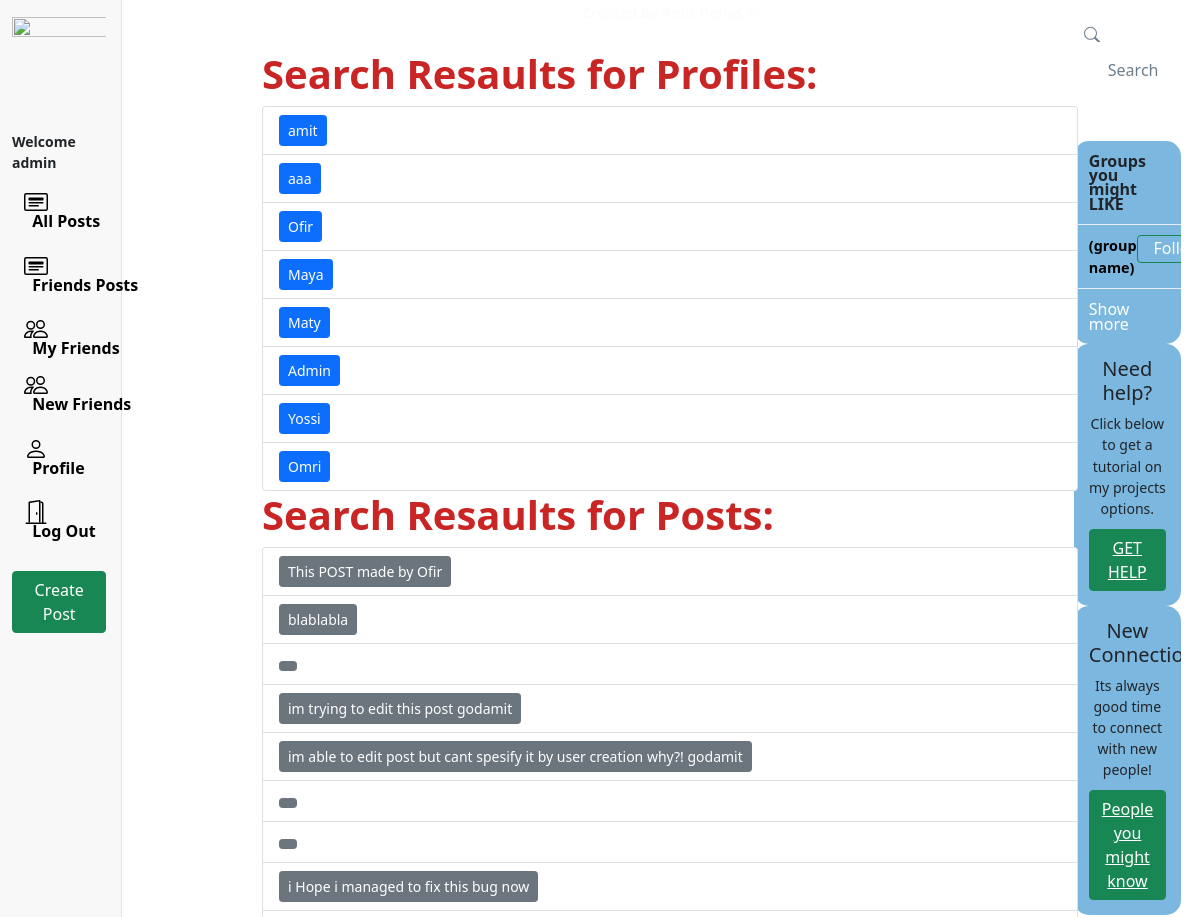
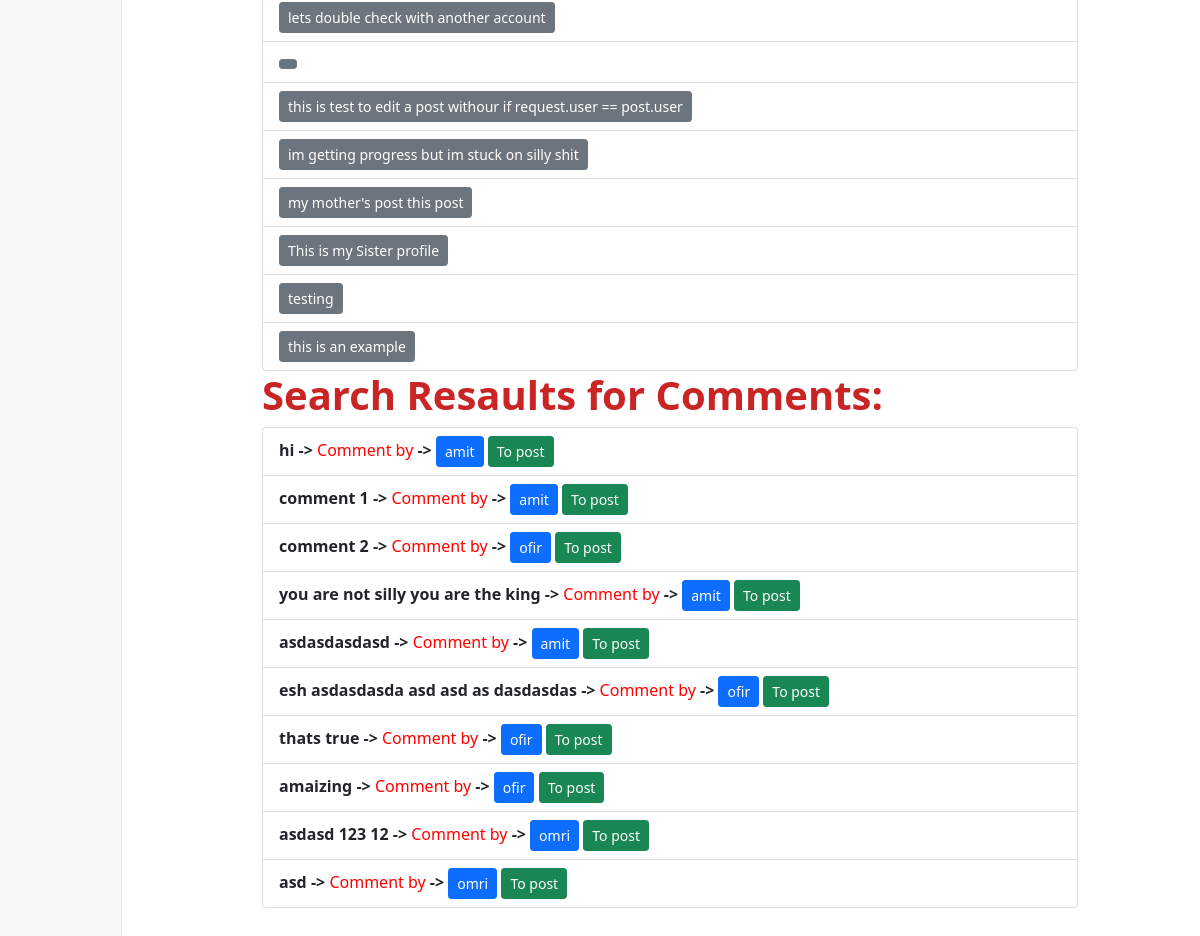
The app's page /search/ (signed in) with its own data (2 pictures, top to bottom).
### socialmedia/models.py (models this page shows, shortened)
class Profile(models.Model):
    user = models.OneToOneField(User, on_delete=models.CASCADE, related_name = 'profile_user')
    friends = models.ManyToManyField(User, related_name= 'friends')
    first_name = models.CharField(max_length= 100)
    last_name = models.CharField(max_length= 100)
    city = models.CharField(max_length= 200)
    dob = models.DateField()
    imageUrl = models.CharField(max_length= 3000, blank= True, null= True, default='https://www.adobe.com/express/create/media_127540366421d3d5bfcaf8202527ca7d37741fd5d.jpeg?width=400&format=jpeg&optimize=medium')
    coverUrl = models.CharField(max_length= 3000, blank= True, null= True, default='https://timelinecovers.pro/facebook-cover/download/morning-road-facebook-cover.jpg')
    relationship = models.BooleanField()

class Post(models.Model):
    user = models.ForeignKey(Profile, on_delete= models.CASCADE, related_name= 'user2')
    group = models.ForeignKey(Group, on_delete=models.CASCADE, null=True, blank=True, related_name= 'group')
    body = models.TextField()
    imageUrl = models.CharField(max_length=800, blank=True, null=True)
    likes = models.ManyToManyField(Profile)
    created = models.DateTimeField(auto_now_add= True)

class Comment(models.Model):
    user = models.ForeignKey(User, on_delete= models.CASCADE)
    post = models.ForeignKey(Post, on_delete= models.CASCADE)
    body = models.TextField()
    created = models.DateTimeField(auto_now_add= True)

### socialmedia/views.py (the view)
# urls.py: path('search/', views.search, name='search')
@login_required(login_url='login')
def search(request):
    q = request.GET.get('q') if request.GET.get('q') != None else ''
    profiles = Profile.objects.filter(
        Q(first_name__icontains=q) |
        Q(last_name__icontains=q)
    )
    posts = Post.objects.filter(
        Q(body__icontains=q)
    )
    comments = Comment.objects.filter(
        Q(body__icontains=q)
    )
    return render(request, 'socialmedia/search.html', {"profiles": profiles, "posts": posts, "comments": comments})

### socialmedia/templates/socialmedia/search.html
{% extends 'main.html'%}
{% block content %}
    <div class="contentcenter" style="margin-top: 50px;">
        <div class="container">
            <h1 style="font-weight: bold;color: rgb(201, 37, 37);">Search Resaults for Profiles:</h1>
            <ul class="list-group">
                {% for profile in profiles %}
                    <li class="list-group-item">
                        <a href="{% url 'profile_username' profile.user.username %}" class="btn btn-sm btn-primary">{{profile.first_name}}</a>
                    </li>
                {% endfor %}
            </ul>
        </div>
        <div class="container">
            <h1 style="font-weight: bold;color: rgb(201, 37, 37);">Search Resaults for Posts:</h1>
            <ul class="list-group">
                {% for post in posts %}
                    <li class="list-group-item">
                        <a href="{% url 'post_spesific' post.id %}" class="btn btn-sm btn-secondary">{{post.body}}</a>
                    </li>
                {% endfor %}
            </ul>
        </div>
        <div class="container" style="margin-bottom: 100px">
            <h1 style="font-weight: bold;color: rgb(201, 37, 37);">Search Resaults for Comments:</h1>
            <ul class="list-group">
                {% for comment in comments %}
                    <li class="list-group-item">
                        <span style="font-weight: bold">{{comment.body}}</span>
                         <span style="font-weight: bold"> -> </span>
                         <span style="color: red">Comment by</span>
                         <span style="font-weight: bold"> -> </span>
                         <a href="{% url 'profile_username' comment.user.username %}" class="btn btn-sm btn-primary">{{comment.user.username}}</a>
                         <a href="{% url 'post_spesific' comment.post.id %}" class="btn btn-sm btn-success">To post</a>
                    </li>
                {% endfor %}
            </ul>
        </div>
    </div>
    <div style="text-align: center;">
        <small style="color: rgb(252, 252, 252);font-weight: bold">Created By Amit Dehas ©</small>
    </div>
{% endblock %}

### templates/nav.html (shortened to what this page needs)
<div class="sidenav">
    <a href="{% url 'home' %}" class="navbar-brand">
        <img src="https://cdn.pixabay.com/photo/2016/01/19/07/35/social-1148031_960_720.png" height="31px" width="250px">
    </a>
    <div style="height: 100%;">
        <div>
            <div>
                <ul>
                    {% if request.user.is_authenticated %}
                        <span class="navbar-nav">
                            <small style="font-weight: bold;">Welcome {{user.username}}</small>
                        </span>
                        <li class="nav-item" id="all_posts">
                            <a href="{% url 'feed' %}" class="nav-link">
                                <div>
                                    &nbsp;&nbsp;All Posts
                                </div>
                            </a>
                        </li>
                        <li class="nav-item" id="all_posts">
                            <a href="{% url 'friendsposts' %}" class="nav-link">
                                <div>
                                    &nbsp;&nbsp;Friends Posts
                                </div>
                            </a>
                        </li>
                        <li class="nav-item" id="following">
                            <a href="{% url 'nav_following' %}" class="nav-link">
                                <div>
                                    &nbsp;&nbsp;My Friends
                                </div>
                            </a>
                        </li>
                        <a href="{% url 'new_followers' %}" class="nav-link">
                            <div>
                                &nbsp;&nbsp;New Friends
                            </div>
                        </a>
                        <li class="nav-item" id="profile_username">
                            <a href="{% url 'profile_username' request.user.username %}" class="nav-link">
                                <div>
                                    &nbsp;&nbsp;Profile
                                </div>
                            </a>
                        </li>
                        <li class="nav-item" id="logout">
                            <a href="{% url 'logout' %}" class="nav-link">
                                <div>
                                    &nbsp;&nbsp;Log Out
                                </div>
                            </a>
                        </li>
                        <br>
                        <a href="{% url 'new_post' request.user.username %}" class="btn btn-success new-post-btn">Create Post</a>
                    {% endif %}
                </ul>
            </div>
        </div>
    </div>
</div>

### templates/main.html (style rules this page uses)
body { background-image: url('https://marmotamaps.com/de/fx/wallpaper/download/faszinationen/Marmotamaps_Wallpaper_Berchtesgaden_Desktop_1920x1080.jpg'); background-position: center;background-size: 100%;background-attachment: fixed; background-repeat: no-repeat; text-align: center; display: flex; min-height: 100%; font-family: system-ui, sans-serif; }
.contentcenter { position: fixed; left: 250px; height: 100%; width: 70%; overflow: scroll; overflow-x: hidden; }

### templates/nav.html (style rules this page uses)
.sidenav { height: 100%; width: 10.2%; position: fixed; top: 0; left: 0; padding: 15px; list-style: none; border-right: .5px solid rgba(219, 217, 217, 0.61); z-index: 100; padding-left: 1%; background-color: rgba(219, 217, 217, 0.178); }
.sidenav ul { list-style: none; padding-left: 0px; margin-top: 3vh; }
.sidenav li { margin-top: 7px; }
.sidenav .nav-link { color: #000000; line-height: .7em; font-weight: 700; padding: 0px; }
.sidenav .nav-link > div { padding: 10px 20px 8px 12px; border-radius: 25px; line-height: 0.9em; width: max-content; }

### records on screen
Profile: first_name "amit"
Profile: first_name "aaa"
Profile: first_name "Ofir"
Profile: first_name "Maya"
Profile: first_name "Maty"
Profile: first_name "Admin"
Profile: first_name "Yossi"
Profile: first_name "Omri"
Post: body "This POST made by Ofir"
Post: body "blablabla"
Post: body "im trying to edit this post godamit"
Post: body "im able to edit post but cant spesify it by user creation why?! godamit"
Post: body "i Hope i managed to fix this bug now"
Post: body "lets double check with another account"
Post: body "this is test to edit a post withour if request.user == post.user"
Post: body "im getting progress but im stuck on silly shit"
Post: body "my mother's post this post"
Post: body "This is my Sister profile"
Post: body "testing"
Post: body "this is an example"
Comment: body "hi", user.username "amit"
Comment: body "comment 1", user.username "amit"
Comment: body "comment 2", user.username "ofir"
Comment: body "you are not silly you are the king", user.username "amit"
Comment: body "asdasdasdasd", user.username "amit"
Comment: body "esh asdasdasda asd asd as dasdasdas", user.username "ofir"
Comment: body "thats true", user.username "ofir"
Comment: body "amaizing", user.username "ofir"
Comment: body "asdasd 123 12", user.username "omri"
Comment: body "asd", user.username "omri"

### other values on screen
{{ user.username }} "admin"
